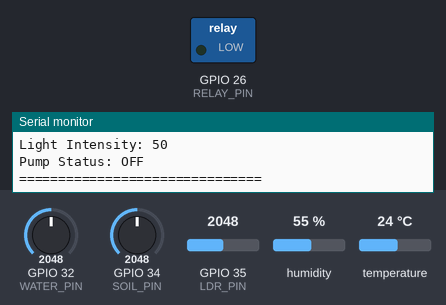
The program below on a simulated ESP32. On the bench: switched loads named in the program (green lamp = pin HIGH), the last lines printed to the serial monitor. The inputs (shaded band) are chosen by the test bench; at power-on: GPIO 34 (SOIL_PIN) = 2048, GPIO 32 (WATER_PIN) = 2048, GPIO 35 (LDR_PIN) = 2048, humidity 55 %, temperature 24 °C. WiFi joins after 1.5 s; servers stay silent unless stated; no MQTT or app messages arrive unless stated.

Above: at 2.7 s.
2.8 s: GPIO 34 (SOIL_PIN) set to 1291
8.8 s: GPIO 34 (SOIL_PIN) set to 1200
At 12.1 s:
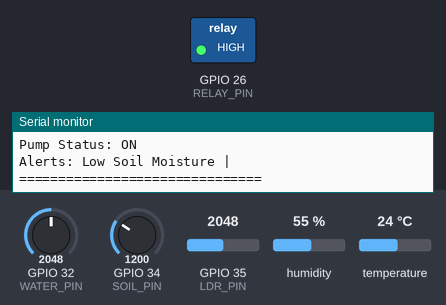
23.1 s: GPIO 32 (WATER_PIN) set to 918
29.1 s: GPIO 32 (WATER_PIN) set to 811
At 32.7 s:
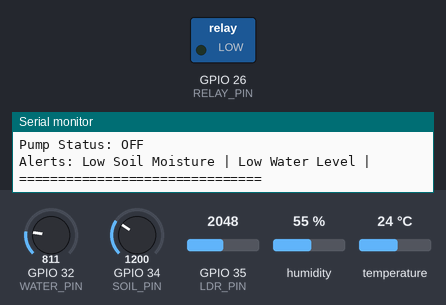
38.2 s: GPIO 32 (WATER_PIN) set to 1228
At 43.0 s:
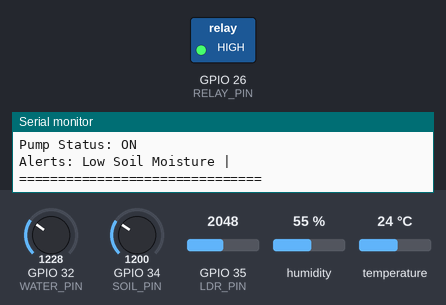
Timing chart, 0 to 44.5 s (numbered marks = the images above; inputs shaded):
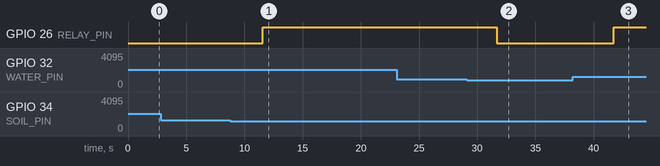

Measured:
- the behaviour switches between 1229 and 1228 on GPIO 34 (SOIL_PIN) (found by bisection; images 0 and 1)
- the behaviour switches between 860 and 859 on GPIO 32 (WATER_PIN) (found by bisection; images 1 and 2)
- after the input at 8.8 s, GPIO 26 (RELAY_PIN): LOW → HIGH after 2.8 s
- after the input at 29.1 s, GPIO 26 (RELAY_PIN): HIGH → LOW after 2.6 s
- after the input at 38.2 s, GPIO 26 (RELAY_PIN): LOW → HIGH after 3.5 s

The program:

main.cpp
```cpp
#include <ArduinoJson.h>
#include <DHT.h>
#include <PubSubClient.h>
#include <WiFi.h>

#include "config.h"

// =======================
// WiFi
// =======================

const char *ssid = "Wokwi-GUEST";
const char *password = "";

// =======================
// Objects
// =======================

WiFiClient espClient;
PubSubClient mqtt(espClient);
DHT dht(DHT_PIN, DHT22);

// =======================
// Variables
// =======================

String pumpStatus = "OFF";

// =======================
// MQTT Connection
// =======================

void connectMQTT() {
  while (!mqtt.connected()) {
    Serial.println("Connecting MQTT...");

    if (mqtt.connect("ESP32SmartFarm")) {
      Serial.println("MQTT Connected");
    } else {
      Serial.println("Retrying...");
      delay(2000);
    }
  }
}

// =======================
// Setup
// =======================

void setup() {
  Serial.begin(115200);

  pinMode(RELAY_PIN, OUTPUT);

  dht.begin();

  WiFi.begin(ssid, password);

  Serial.print("Connecting WiFi");

  while (WiFi.status() != WL_CONNECTED) {
    Serial.print(".");
    delay(500);
  }

  Serial.println();
  Serial.println("WiFi Connected");

  mqtt.setServer(MQTT_BROKER, MQTT_PORT);
}

// =======================
// Loop
// =======================

void loop() {
  if (!mqtt.connected()) {
    connectMQTT();
  }

  mqtt.loop();

  float temperature = dht.readTemperature();
  float humidity = dht.readHumidity();

  // ==========================
  // Read Analog Sensors
  // ==========================

  int soilRaw = analogRead(SOIL_PIN);
  int waterRaw = analogRead(WATER_PIN);
  int lightRaw = analogRead(LDR_PIN);

  // Convert to %

  int soil = map(soilRaw, 0, 4095, 0, 100);

  int water = map(waterRaw, 0, 4095, 0, 100);

  int light = map(lightRaw, 0, 4095, 100, 0);

  // ==========================
  // Irrigation Logic
  // ==========================

  if (soil < 30 && water > 20) {
    digitalWrite(RELAY_PIN, HIGH);
    pumpStatus = "ON";
  } else {
    digitalWrite(RELAY_PIN, LOW);
    pumpStatus = "OFF";
  }

  // ==========================
  // Alerts
  // ==========================

  String alertMessage = "";

  if (soil < 30) {
    alertMessage += "Low Soil Moisture | ";
  }

  if (temperature > 35) {
    alertMessage += "High Temperature | ";
  }

  if (water < 20) {
    alertMessage += "Low Water Level | ";
  }

  // ==========================
  // JSON Payload
  // ==========================

  StaticJsonDocument<512> doc;

  doc["temperature"] = temperature;
  doc["humidity"] = humidity;
  doc["soil_moisture"] = soil;
  doc["water_level"] = water;
  doc["light_intensity"] = light;
  doc["pump_status"] = pumpStatus;

  char payload[512];

  serializeJson(doc, payload);

  mqtt.publish(TOPIC_SENSOR, payload);

  // ==========================
  // Publish Alert
  // ==========================

  if (alertMessage.length() > 0) {
    mqtt.publish(TOPIC_ALERTS, alertMessage.c_str());
  }

  mqtt.publish(TOPIC_PUMP, pumpStatus.c_str());

  // ==========================
  // Serial Output
  // ==========================

  Serial.println();
  Serial.println("========== SMART FARM ==========");

  Serial.print("Temperature: ");
  Serial.println(temperature);

  Serial.print("Humidity: ");
  Serial.println(humidity);

  Serial.print("Soil Moisture: ");
  Serial.println(soil);

  Serial.print("Water Level: ");
  Serial.println(water);

  Serial.print("Light Intensity: ");
  Serial.println(light);

  Serial.print("Pump Status: ");
  Serial.println(pumpStatus);

  if (alertMessage.length() > 0) {
    Serial.print("Alerts: ");
    Serial.println(alertMessage);
  }

  Serial.println("===============================");

  delay(5000);
}
```

config.h
```cpp
#ifndef CONFIG_H
#define CONFIG_H

// ===== SENSOR PINS =====

#define DHT_PIN 4

#define SOIL_PIN 34
#define WATER_PIN 32
#define LDR_PIN 35

#define RELAY_PIN 26

// ===== MQTT =====

const char *MQTT_BROKER = "broker.hivemq.com";
const int MQTT_PORT = 1883;

const char *TOPIC_SENSOR = "smartfarm/sensors";
const char *TOPIC_ALERTS = "smartfarm/alerts";
const char *TOPIC_PUMP = "smartfarm/pump";

#endif
```
